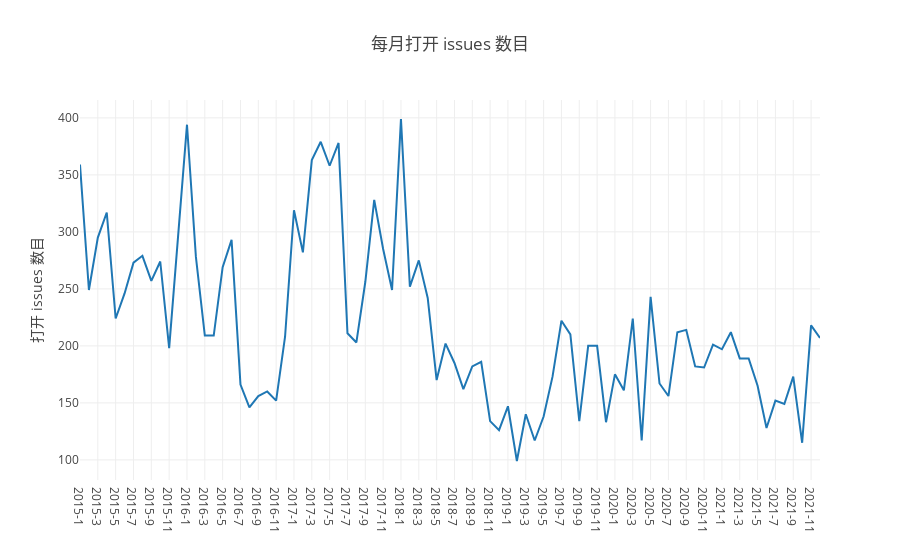

The notebook cell this image was saved under:
### Code cell
// 2.1 每月打开 Issue 数
query(
    `
    select time, open_issues
    from 
    (select count(issue_id) as open_issues,
    concat(toString(toYear(created_at)),'-',toString(toMonth(created_at))) as time
    from github_log.events
    where repo_id=${my_repo_id} and type = 'IssuesEvent' and action in('opened','reopened')
    and toYear(created_at) >=${startYear} and toYear(created_at) <= ${endYear}
    group by toYear(created_at),toMonth(created_at)
    order by toYear(created_at),toMonth(created_at))
    `
    ).then(data => {
    var open_issues = [], time = [], table = [];
    data.forEach(d=>{
        table.push({'时间':d.time, '每月打开 issues 数':parseInt(d.open_issues)});
            open_issues.push(d.open_issues);
            time.push(d.time)
    }
    )
    console.table(table);
    openDigger.render.plotly([
        {x: time, y: open_issues, mode:'scatter', name:'打开issues'}, 
    ], {
        title: '每月打开 issues 数目',
        yaxis: { title: '打开 issues 数目'},
        xaxis: {type: 'category'}
    });
});

### Figure 1 — Plotly figure (JSON) as saved in the notebook; plotly's stock layout.template omitted (floating-point values rounded to 4 significant figures)
{"data": [{"mode": "scatter", "name": "打开issues", "x": ["2015-1", "2015-2", "2015-3", "2015-4", "2015-5", "2015-6", "2015-7", "2015-8", "2015-9", "2015-10", "2015-11", "2015-12", "2016-1", "2016-2", "2016-3", "2016-4", "2016-5", "2016-6", "2016-7", "2016-8", "2016-9", "2016-10", "2016-11", "2016-12", "2017-1", "2017-2", "2017-3", "2017-4", "2017-5", "2017-6", "2017-7", "2017-8", "2017-9", "2017-10", "2017-11", "2017-12", "2018-1", "2018-2", "2018-3", "2018-4", "2018-5", "2018-6", "2018-7", "2018-8", "2018-9", "2018-10", "2018-11", "2018-12", "2019-1", "2019-2", "2019-3", "2019-4", "2019-5", "2019-6", "2019-7", "2019-8", "2019-9", "2019-10", "2019-11", "2019-12", "2020-1", "2020-2", "2020-3", "2020-4", "2020-5", "2020-6", "2020-7", "2020-8", "2020-9", "2020-10", "2020-11", "2020-12", "2021-1", "2021-2", "2021-3", "2021-4", "2021-5", "2021-6", "2021-7", "2021-8", "2021-9", "2021-10", "2021-11", "2021-12"], "y": ["359", "249", "295", "317", "224", "246", "273", "279", "257", "274", "198", "294", "394", "278", "209", "209", "269", "293", "166", "146", "156", "160", "152", "208", "319", "282", "363", "379", "358", "378", "211", "203", "256", "328", "285", "249", "399", "252", "275", "242", "170", "202", "185", "162", "182", "186", "134", "126", "147", "99", "140", "117", "138", "173", "222", "210", "134", "200", "200", "133", "175", "161", "224", "117", "243", "167", "156", "212", "214", "182", "181", "201", "197", "212", "189", "189", "165", "128", "152", "149", "173", "115", "218", "207"]}], "layout": {"autosize": true, "title": {"text": "每月打开 issues 数目"}, "xaxis": {"autorange": true, "range": [0, 83], "type": "category"}, "yaxis": {"autorange": true, "range": [82.33, 415.7], "title": {"text": "打开 issues 数目"}, "type": "linear"}}}
